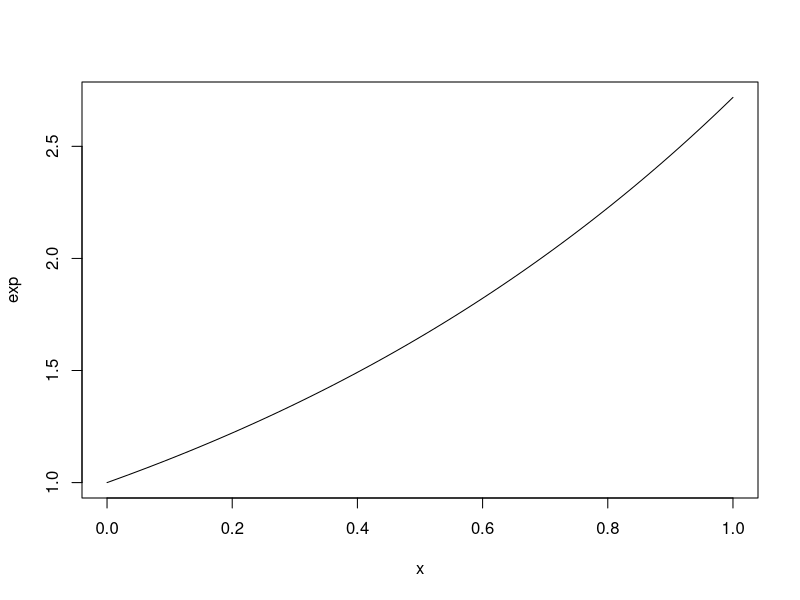
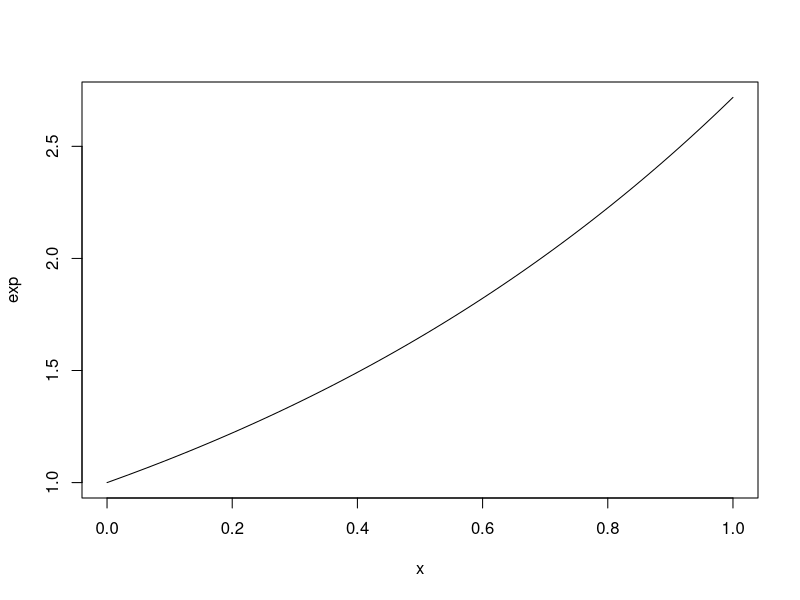
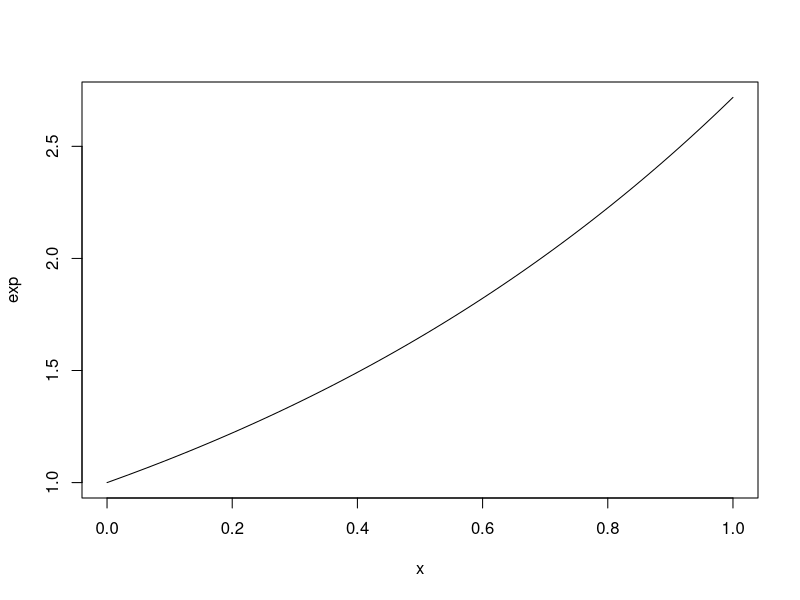
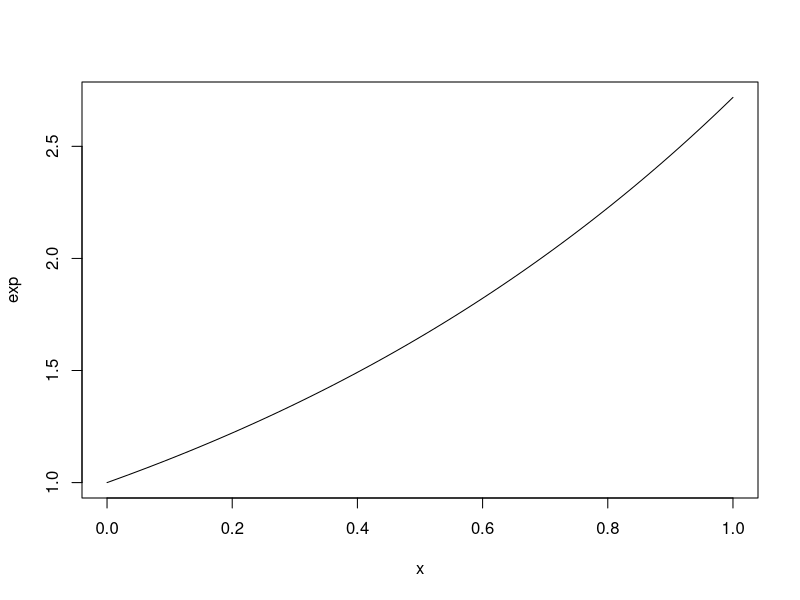
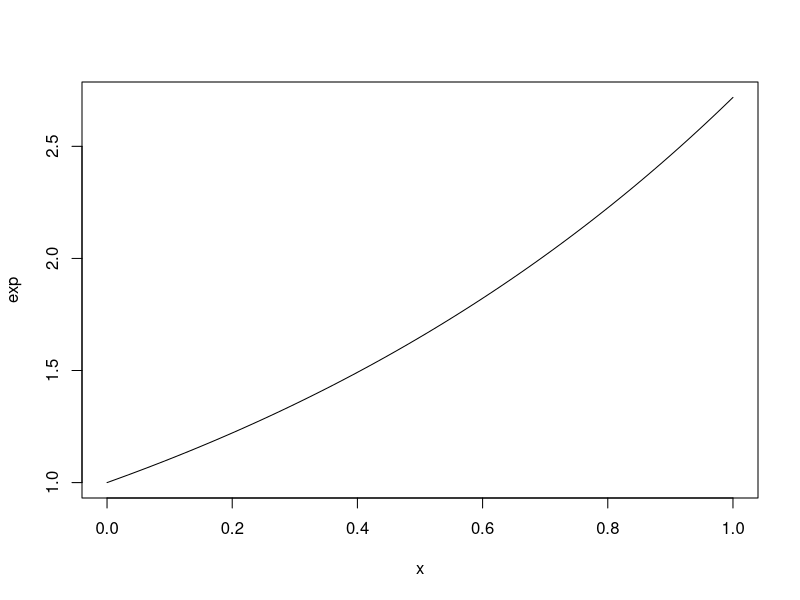

These figures' R source, in order:
## ---- chunk 1
# shiny inputs defined here
## ---- chunk 2
plot(exp)
## ---- chunk 3
plot(exp)
## ---- chunk 4
plot(exp)
## ---- chunk 5
plot(exp)
## ---- chunk 6
# shiny inputs defined here
## ---- chunk 7
plot(exp)
